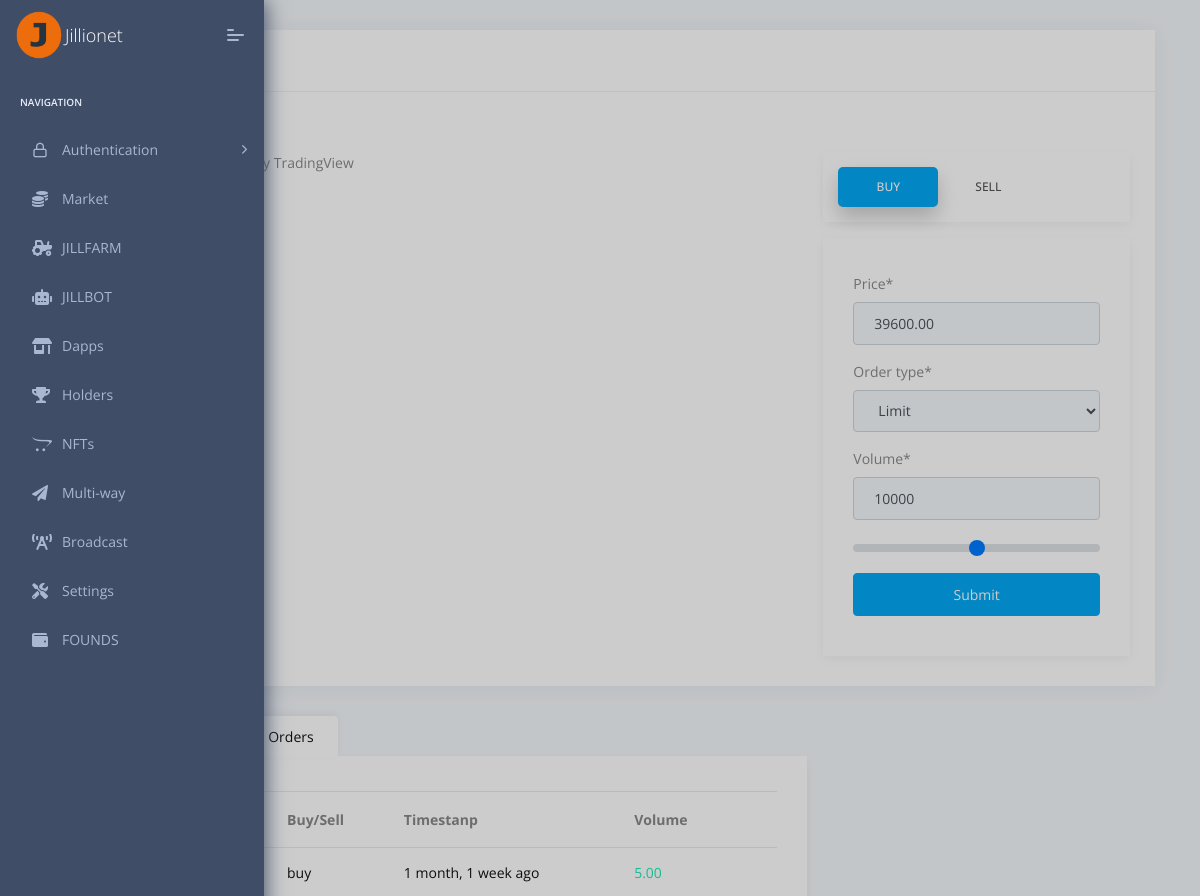
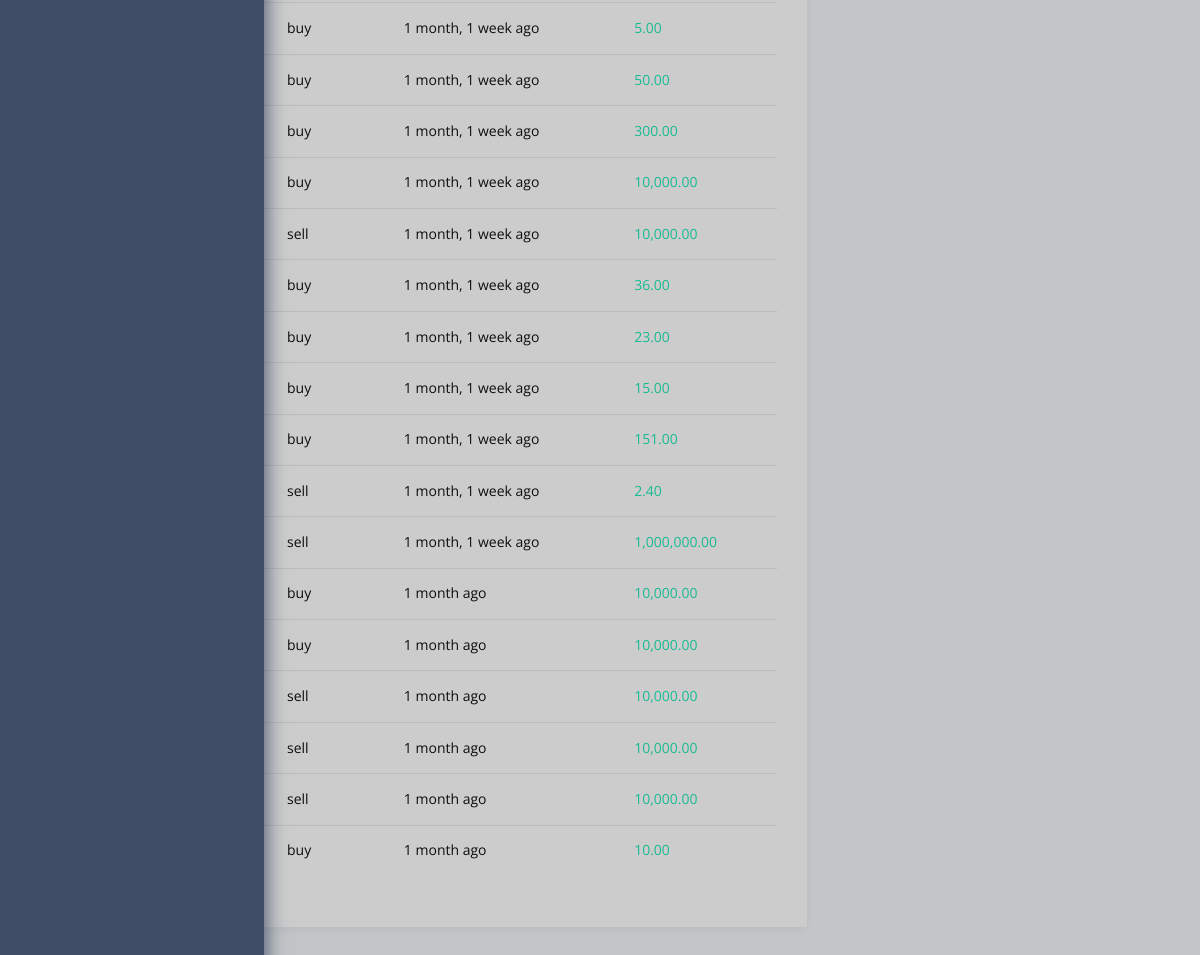
Screenshot of /orderbook/BTC_USDT/ with the database file from the repository (2 pictures, top to bottom).
### orderbook/models.py (models this page shows)
class Order(models.Model):
    MARKET = 'market'
    LIMIT = 'limit'
    ORDER_TYPE_CHOICES = (
        (MARKET, MARKET.title()),
        (LIMIT, LIMIT.title())
    )
    NEW = 'new'
    FILL = 'fill'
    PARTIAL_FILL = 'partial_fill'
    STATUS_CHOICES = (
        (NEW, NEW.title()),
        (FILL, FILL.title()),
        (PARTIAL_FILL, PARTIAL_FILL.title()),
    )
    SPOT = 'spot'
    FUTURES = 'futures'
    CONTRACT_TYPE_CHOICES = (
        (SPOT, SPOT.title()),
        (FUTURES, FUTURES.title())
    )
    BUY = 'buy'
    SELL = 'sell'
    BUY_SELL_CHOICES = (
        (BUY, BUY.title()),
        (SELL, SELL.title())
    )
    KLINE_INTERVAL_1MINUTE = '1m'
    KLINE_INTERVAL_3MINUTE = '3m'
    KLINE_INTERVAL_5MINUTE = '5m'
    KLINE_INTERVAL_15MINUTE = '15m'
    KLINE_INTERVAL_30MINUTE = '30m'
    KLINE_INTERVAL_1HOUR = '1h'
    KLINE_INTERVAL_2HOUR = '2h'
    KLINE_INTERVAL_4HOUR = '4h'
    KLINE_INTERVAL_6HOUR = '6h'
    KLINE_INTERVAL_8HOUR = '8h'
    KLINE_INTERVAL_12HOUR = '12h'
    KLINE_INTERVAL_1DAY = '1d'
    KLINE_INTERVAL_3DAY = '3d'
    KLINE_INTERVAL_1WEEK = '1w'
    KLINE_INTERVAL_1MONTH = '1M'
    TIMEFRAME_CHOICES = (
        (KLINE_INTERVAL_1MINUTE, KLINE_INTERVAL_1MINUTE),
        (KLINE_INTERVAL_3MINUTE, KLINE_INTERVAL_3MINUTE),
        (KLINE_INTERVAL_5MINUTE, KLINE_INTERVAL_5MINUTE),
        (KLINE_INTERVAL_15MINUTE, KLINE_INTERVAL_15MINUTE),
        (KLINE_INTERVAL_30MINUTE, KLINE_INTERVAL_30MINUTE),
        (KLINE_INTERVAL_1HOUR, KLINE_INTERVAL_1HOUR),
        (KLINE_INTERVAL_2HOUR, KLINE_INTERVAL_2HOUR),
        (KLINE_INTERVAL_4HOUR, KLINE_INTERVAL_4HOUR),
        (KLINE_INTERVAL_6HOUR, KLINE_INTERVAL_6HOUR),
        (KLINE_INTERVAL_8HOUR, KLINE_INTERVAL_8HOUR),
        (KLINE_INTERVAL_12HOUR, KLINE_INTERVAL_12HOUR),
        (KLINE_INTERVAL_1DAY, KLINE_INTERVAL_1DAY),
        (KLINE_INTERVAL_3DAY, KLINE_INTERVAL_3DAY),
        (KLINE_INTERVAL_1WEEK, KLINE_INTERVAL_1WEEK),
        (KLINE_INTERVAL_1MONTH, KLINE_INTERVAL_1MONTH),
    )
    buy_sell = models.CharField(max_length=10, choices=BUY_SELL_CHOICES)
    order_type = models.CharField(max_length=200, choices=ORDER_TYPE_CHOICES, default=LIMIT)
    volume = models.DecimalField(decimal_places=18, max_digits=36, default=10000)
    price = models.DecimalField(decimal_places=18, max_digits=36, default=0.005)# Default value change
    user = models.ForeignKey(User, on_delete=models.SET_NULL, null=True)
    status = models.CharField(max_length=200, choices=STATUS_CHOICES, default=NEW)
    contract_type = models.CharField(max_length=200, choices=CONTRACT_TYPE_CHOICES, default=SPOT)
    trading_pair = models.ForeignKey(TradingPair, on_delete=models.SET_NULL, null=True)
    timestamp = models.DateTimeField(auto_now_add=True)
    updated_at = models.DateTimeField(auto_now=True)

### orderbook/views.py (the view, shortened to what this page needs)
# urls.py: path('<slug:slug>/', OrderListView.as_view(), name='orderbook'),
class OrderListView(CreateView):
    model = Order
    template_name = 'orderbook/orderbook.html'
    success_message = 'Order successfully created'
    fields = ['buy_sell', 'trading_pair', 'order_type', 'volume','price']
    def get_initial(self):
        trading_pair = TradingPair.objects.filter(slug=self.kwargs.get('slug')).first()
        buy_order_qs = self.model.objects.filter(buy_sell=Order.BUY, trading_pair=trading_pair, status=Order.NEW).order_by('-price')
        sell_order_qs = self.model.objects.filter(buy_sell=Order.SELL, trading_pair=trading_pair, status=Order.NEW).order_by('-price')
        if buy_order_qs.exists():
            price = round(buy_order_qs.last().price, 2)
        else:
            price = 0
        return {
            'trading_pair': trading_pair.id,
            'price': price,
            'buy_orders': buy_order_qs,
            'sell_orders': sell_order_qs
        }
    def get_context_data(self, **kwargs):
        context = super().get_context_data(**kwargs)
        trading_pair = TradingPair.objects.filter(slug=self.kwargs.get('slug')).first()
        context.update({
            'buy_orders': self.get_initial().get('buy_orders'),
            'sell_orders': self.get_initial().get('sell_orders'),
            'trading_pair': trading_pair,
            'all_order': self.model.objects.all(),
            'open_orders': self.model.objects.filter(status=Order.NEW),
            'current_price': self.get_initial().get('price')
        })
        return context

### orderbook/models.py (called while the page is built)
    @property
    def get_symbol(self):
        symbol = self.pair.replace('/', '')
        return symbol

### templates/orderbook/orderbook.html (shortened to what this page needs)
{% extends "layouts/base.html" %}
{% load humanize crispy_forms_tags %}
{% block content %}
    <div class="pcoded-content">
        <div class="pcoded-inner-content">
            <div class="main-body">
                <div class="page-wrapper">
                    <div class="col-sm-12">
                        <div class="card">
                            <div class="card-header">
                                <h5>Create Order</h5>
                            </div>
                            <div class="card-body">
                                <h5>{{ trading_pair.pair }}</h5>
                                <div class="row">
                                    <div class="col-md-8">
                                        <div class="tradingview-widget-container">
                                            <div class="tradingview-widget-copyright"><a
                                                    href="https://www.tradingview.com/symbols/BTCUSDT/?exchange=BINANCE"
                                                    rel="noopener" target="_blank"><span
                                                    class="blue-text">{{ trading_pair.get_symbol }} Chart</span></a> by TradingView
                                            </div>
                                        </div>
                                    </div>
                                    <div class="col-md-4">
                                        <ul class="nav nav-pills mb-3" id="pills-tab" role="tablist">
                                            <li class="nav-item">
                                                <a class="nav-link active" id="pills-buy-tab" data-toggle="pill"
                                                   href="#pills-buy" role="tab" aria-controls="pills-buy"
                                                   aria-selected="true">Buy</a>
                                            </li>
                                            <li class="nav-item">
                                                <a class="nav-link" id="pills-sell-tab" data-toggle="pill"
                                                   href="#pills-sell" role="tab" aria-controls="pills-sell"
                                                   aria-selected="false">Sell</a>
                                            </li>
                                        </ul>
                                        <div class="tab-content" id="pills-tabContent">
                                            <div class="tab-pane fade show active" id="pills-buy" role="tabpanel"
                                                 aria-labelledby="pills-buy-tab">
                                                <form method="post">
                                                    {{ form.price | as_crispy_field }}
                                                    {{ form.order_type | as_crispy_field }}
                                                    <div id="div_id_buy_volume" class="form-group">
                                                        <label for="id_buy_volume" class=" requiredField">
                                                            Volume<span class="asteriskField">*</span>
                                                        </label>
                                                        <div class="">
                                                            <input type="number" name="volume" value="10000"
                                                                   step="1e-18" class="numberinput form-control"
                                                                   required="" id="id_buy_volume">
                                                        </div>
                                                    </div>
                                                    <div class="form-group">
                                                        <input type="range" class="custom-range _buy" min="0" max="1000"
                                                               step="0.5" onchange="updateVolume(this.value, this)"
                                                               id="customRange3">
                                                    </div>
                                                    <button type="submit" class="btn btn-primary btn-block">Submit</button>
                                                </form>
                                            </div>
                                        </div>
                                    </div>
                                </div>
                            </div>
                        </div>
                    </div>
                    <div class="row">
                        <div class="col-xl-8 col-md-12 m-b-30">
                            <ul class="nav nav-tabs" id="myTab" role="tablist">
                                <li class="nav-item">
                                    <a class="nav-link" id="home-tab" data-toggle="tab" href="#home" role="tab"
                                       aria-controls="home" aria-selected="false">History</a>
                                </li>
                                <li class="nav-item">
                                    <a class="nav-link active show" id="profile-tab" data-toggle="tab" href="#profile"
                                       role="tab" aria-controls="profile" aria-selected="true">Open Orders</a>
                                </li>
                            </ul>
                            <div class="tab-content" id="myTabContent">
                                <div class="tab-pane fade active show" id="profile" role="tabpanel"
                                     aria-labelledby="profile-tab">
                                    <table class="table table-hover">
                                        <thead>
                                        <tr>
                                            <th>Pair</th>
                                            <th>Buy/Sell</th>
                                            <th>Timestanp</th>
                                            <th>Volume</th>
                                        </tr>
                                        </thead>
                                        <tbody>
                                        {% for order in open_orders %}
                                            <tr>
                                                <td>
                                                    <h6 class="m-0">{{ order.trading_pair.pair }}</h6>
                                                </td>
                                                <td>
                                                    <h6 class="m-0">{{ order.buy_sell }}</h6>
                                                </td>
                                                <td>
                                                    <h6 class="m-0">{{ order.timestamp | naturaltime }}</h6>
                                                </td>
                                                <td>
                                                    <h6 class="m-0 text-c-green">{{ order.volume | floatformat:2 | intcomma }}</h6>
                                                </td>
                                            </tr>
                                        {% endfor %}
                                        </tbody>
                                    </table>
                                </div>
                            </div>
                        </div>
                    </div>
                </div>
            </div>
        </div>
    </div>
{% endblock content %}

### rows the page displays
Order: buy_sell "buy", timestamp "1 month, 1 week ago", volume "5.00"
Order: buy_sell "buy", timestamp "1 month, 1 week ago", volume "5.00"
Order: buy_sell "buy", timestamp "1 month, 1 week ago", volume "50.00"
Order: buy_sell "buy", timestamp "1 month, 1 week ago", volume "300.00"
Order: buy_sell "buy", timestamp "1 month, 1 week ago", volume "10,000.00"
Order: buy_sell "sell", timestamp "1 month, 1 week ago", volume "10,000.00"
Order: buy_sell "buy", timestamp "1 month, 1 week ago", volume "36.00"
Order: buy_sell "buy", timestamp "1 month, 1 week ago", volume "23.00"
Order: buy_sell "buy", timestamp "1 month, 1 week ago", volume "15.00"
Order: buy_sell "buy", timestamp "1 month, 1 week ago", volume "151.00"
Order: buy_sell "sell", timestamp "1 month, 1 week ago", volume "2.40"
Order: buy_sell "sell", timestamp "1 month, 1 week ago", volume "1,000,000.00"
Order: buy_sell "buy", timestamp "1 month ago", volume "10,000.00"
Order: buy_sell "buy", timestamp "1 month ago", volume "10,000.00"
Order: buy_sell "sell", timestamp "1 month ago", volume "10,000.00"
Order: buy_sell "sell", timestamp "1 month ago", volume "10,000.00"
Order: buy_sell "sell", timestamp "1 month ago", volume "10,000.00"
Order: buy_sell "buy", timestamp "1 month ago", volume "10.00"
